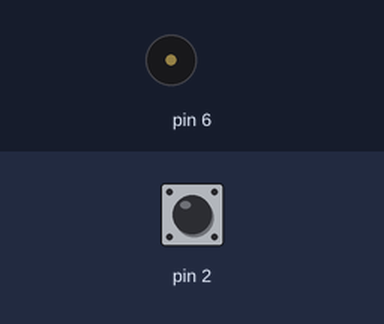
The sketch below on a simulated Arduino Uno, built with avr-gcc and run on an emulated ATmega328P. Shown: buzzer (waves = sounding). Inputs (shaded band) come from the test bench; at power-on: pin 2 HIGH.

Above: at 1.2 s.
1.3 s: pin 2 pulled LOW for 0.15 s
At 1.37 s:
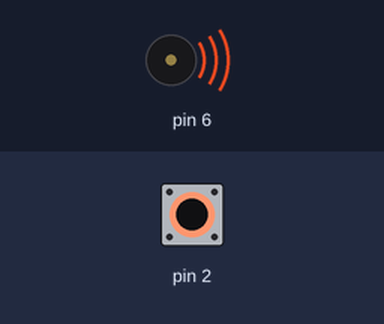
2.9 s: pin 2 pulled LOW for 3.2 s
At 6.8 s:
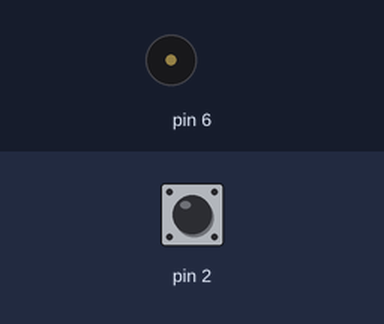
Timing chart, 0 to 8.3 s (numbered marks = the images above; inputs shaded):
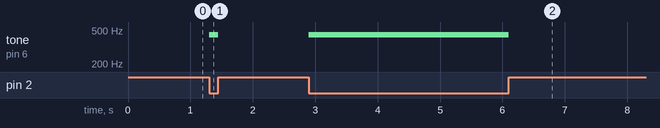

The sketch:

Buzzer_boton.ino
```cpp
//@author Tomas de Camino Beck
// inventoria.org & funcostarica.org

void setup() {
  // put your setup code here, to run once:
  pinMode(6,OUTPUT);
  pinMode(2,INPUT_PULLUP);
}

void loop() {
  // put your main code here, to run repeatedly:
  int boton = digitalRead(2);
  if(boton==0){
    tone(6,440);
  } else{
    noTone(6);
  }
}
```

Measured:
- after the input at 1.3 s, tone on pin 6: silent → 440 Hz at once, → silent 0.15 s later
- after the input at 2.9 s, tone on pin 6: silent → 440 Hz at once, → silent 3.2 s later
